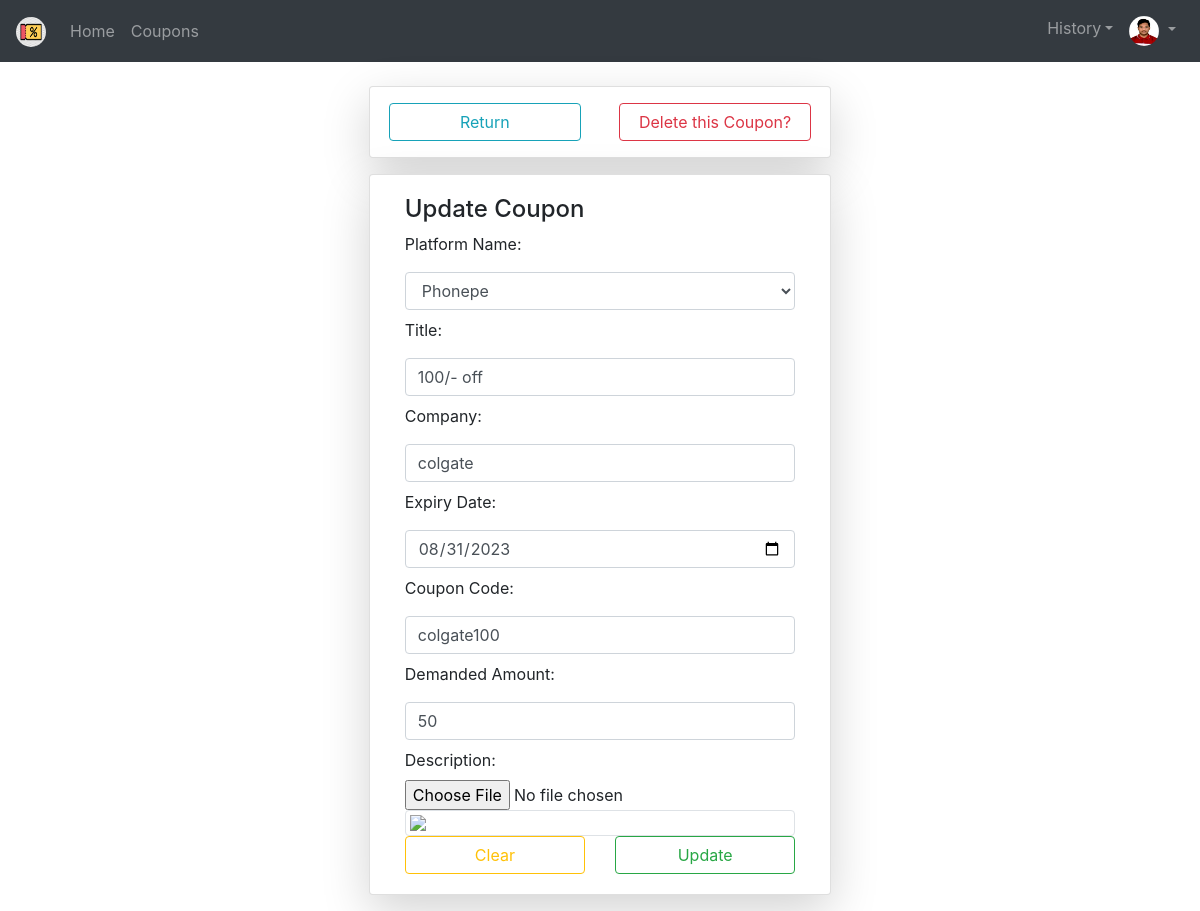
The app's page /UpdateCoupon/1 (signed in) with its own data.
### CoupSwap_App/models.py (models this page shows)
class User(AbstractUser):
    mobile = models.CharField(max_length=10,null=True,blank=True)
    pfimg = models.ImageField(upload_to='Profiles/',default='pfle.png')
    cash = models.IntegerField(default=0)

class Coupon(models.Model):
    pfchs = [('None','Select'), ('Phonepe','Phonepe'), ('Google Pay','Google Pay'), ('Amazon','Amazon'), ('Paytm','Paytm'), ('Flipkart','Flipkart'), ('Myntra','Myntra'), ('Others','Others')]
    sts = [('Uploaded','Uploaded'), ('Requested','Requested'), ('Used','Used'), ('Expired','Expired')]
    PfName = models.CharField("Platform Name",choices=pfchs,default='None',max_length=15)
    Title = models.CharField("Title",max_length=100)
    Company = models.CharField("Company",max_length=100)
    ExpDate = models.DateField("Expiry Date")
    Code = models.CharField("Coupon Code", max_length=15)
    Description = models.FileField(upload_to='CouponDetails/')
    Status = models.CharField("Status",choices=sts,default='Uploaded',max_length=20)
    st = models.ForeignKey(User,on_delete=models.CASCADE)
    demandedamount = models.IntegerField("Demanded Amount",default=0)
    requestedby = models.IntegerField(null=True)
    usedby = models.IntegerField(null=True)

### CoupSwap_App/views.py (the view, shortened to what this page needs)
# urls.py: path('UpdateCoupon/<int:i>',views.UpdateCoupon,name='uc'),
def UpdateCoupon(request,i):
    k = Coupon.objects.get(id=i)
    upcpnform = CouponForm(instance=k)
    return render(request,'html/UpdateCoupon.html',{'ucform':upcpnform,'coupid':i,'coupdesc':'images/'+str(k.Description)})

### CoupSwap_App/forms.py
class CouponForm(forms.ModelForm):
    class Meta:
        model = Coupon
        fields = ["PfName","Title","Company","ExpDate","Code","demandedamount","Description"]
        widgets ={
            "PfName":forms.Select(attrs={"class":"form-control my-2"}),
            "Title":forms.TextInput(attrs={"class":"form-control my-2","placeholder":"Title"}),
            "Company":forms.TextInput(attrs={"class":"form-control my-2","placeholder":"Company"}),
            "ExpDate":forms.DateInput(attrs={"type":"date","class":"form-control my-2","placeholder":"Expiry Date","min":date.today()}),
            "Code":forms.TextInput(attrs={"class":"form-control my-2","placeholder":"Coupon Code"}),
            "demandedamount":forms.TextInput(attrs={"class":"form-control my-2","placeholder":"Demanded Amount"}),
        }

### templates/html/UpdateCoupon.html (shortened to what this page needs)
{% extends 'html/base.html' %}
{% load static %}
{% block content %}
<div class="container mt-4">
    <div class="card col-md-5 shadow-lg my-3 mx-auto">
        <div calss="card-body">
            <div class="row">
                <a class="col-md-5 btn btn-outline-info form-control my-3 mx-auto" href="{% url 'co' %}">Return</a>
                <a class="col-md-5 btn btn-outline-danger form-control my-3 mx-auto" href="{% url 'dc' coupid %}">Delete this Coupon?</a>
            </div>
        </div>
    </div>
	<div class="card col-md-5 shadow-lg my-3 mx-auto">
        <div class="card-body">
            <h4>Update Coupon</h4>
            <form method="post" enctype="multipart/form-data">
                {% for i in ucform %}
                    {{i.label_tag}} {{i}}
                {% endfor %}
                <img src="{% static coupdesc %}" class="img-thumbnail mx-auto d-block">
                <div class="row">
                    <div class="col">
                        <input type="reset" value="Clear" class="btn btn-outline-warning form-control">
                    </div>
                    <div class="col">
                        <input type="submit" value="Update" class="btn btn-outline-success form-control">
                    </div>
                </div>
            </form>
        </div>
    </div>
</div>
{% endblock %}

### templates/html/navbar.html (shortened to what this page needs)
{% load static %}
<nav class="navbar navbar-expand-md bg-dark navbar-dark">
  <a class="navbar-brand" href="{% url 'hm' %}">
    <img src="{% static 'images/logo.png' %}" class="rounded-circle" width="30px" height="30px">
  </a>
  <div class="collapse navbar-collapse" id="collapsibleNavbar">
    <ul class="navbar-nav">
      <li class="nav-item">
        <a class="nav-link {% if request.path == '/' %}active{% endif %}" href="{% url 'hm' %}">Home</a>
      </li>
    </ul>
    {% if not user.is_authenticated %}
      <ul class="navbar-nav ml-auto">
        <li class="nav-item">
          <a class="nav-link {% if request.path == '/register/' %}active{% endif %}" href="{% url 'rg' %}">Register</a>
        </li>
        <li class="nav-item">
          <a class="nav-link {% if request.path == '/login/' %}active{% endif %}" href="{% url 'ln' %}">Login</a>
        </li>
      </ul>
    {% else %}
      <ul class="navbar-nav">
        <li class="nav-item">
          <a class="nav-link {% if request.path == '/Coupons/' %}active{% endif %}" href="{% url 'co' %}">Coupons</a>
        </li>
      </ul>
      <ul class="navbar-nav ml-auto">
        <li class="nav-item">
          <div class="dropdown">
            <a class="nav-link dropdown-toggle" data-toggle="dropdown">History</a>
          </div>
        </li>
        <li class="nav-item">
          <div class="dropdown">
            <a class="nav-link dropdown-toggle" data-toggle="dropdown">
              <img src="{% static request.user.pfimg.url %}" class="rounded-circle" width="30px" height="30px">
            </a>
          </div>
        </li>
      </ul>
    {% endif %}
  </div>
</nav>

### records on screen
User: pfimg (picture)
Coupon: ucform "Phonepe" "100/- off" "colgate" "08/31/2023" "colgate100" "50"

### other values on screen
{{ i.label_tag }} "Platform Name:" "Title:" "Company:" "Expiry Date:" "Coupon Code:" "Demanded Amount:" "Description:"
